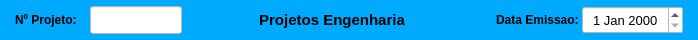
     <widget class="QWidget" name="widget_cabecalho" native="true">
      <property name="sizePolicy">
       <sizepolicy hsizetype="Preferred" vsizetype="Fixed">
        <horstretch>0</horstretch>
        <verstretch>0</verstretch>
       </sizepolicy>
      </property>
      <property name="minimumSize">
       <size>
        <width>0</width>
        <height>40</height>
       </size>
      </property>
      <property name="maximumSize">
       <size>
        <width>16777215</width>
        <height>40</height>
       </size>
      </property>
      <property name="styleSheet">
       <string notr="true">background-color: rgb(0, 170, 255);</string>
      </property>
      <layout class="QHBoxLayout" name="horizontalLayout">
       <property name="spacing">
        <number>0</number>
       </property>
       <property name="leftMargin">
        <number>15</number>
       </property>
       <property name="topMargin">
        <number>6</number>
       </property>
       <property name="rightMargin">
        <number>15</number>
       </property>
       <property name="bottomMargin">
        <number>6</number>
       </property>
       <item>
        <widget class="QLabel" name="label_4">
         <property name="sizePolicy">
          <sizepolicy hsizetype="Preferred" vsizetype="Preferred">
           <horstretch>0</horstretch>
           <verstretch>0</verstretch>
          </sizepolicy>
         </property>
         <property name="minimumSize">
          <size>
           <width>75</width>
           <height>0</height>
          </size>
         </property>
         <property name="maximumSize">
          <size>
           <width>75</width>
           <height>16777215</height>
          </size>
         </property>
         <property name="font">
          <font>
           <pointsize>9</pointsize>
           <weight>75</weight>
           <bold>true</bold>
          </font>
         </property>
         <property name="text">
          <string>Nº Projeto:</string>
         </property>
         <property name="alignment">
          <set>Qt::AlignLeading|Qt::AlignLeft|Qt::AlignVCenter</set>
         </property>
        </widget>
       </item>
       <item>
        <widget class="QLineEdit" name="line_Num_Projeto">
         <property name="sizePolicy">
          <sizepolicy hsizetype="Fixed" vsizetype="Preferred">
           <horstretch>0</horstretch>
           <verstretch>0</verstretch>
          </sizepolicy>
         </property>
         <property name="maximumSize">
          <size>
           <width>92</width>
           <height>16777215</height>
          </size>
         </property>
         <property name="font">
          <font>
           <pointsize>12</pointsize>
          </font>
         </property>
         <property name="styleSheet">
          <string notr="true">background-color: rgb(255, 255, 255);</string>
         </property>
         <property name="inputMask">
          <string/>
         </property>
         <property name="text">
          <string/>
         </property>
         <property name="frame">
          <bool>true</bool>
         </property>
         <property name="echoMode">
          <enum>QLineEdit::Normal</enum>
         </property>
         <property name="alignment">
          <set>Qt::AlignCenter</set>
         </property>
         <property name="dragEnabled">
          <bool>false</bool>
         </property>
         <property name="readOnly">
          <bool>true</bool>
         </property>
         <property name="placeholderText">
          <string/>
         </property>
        </widget>
       </item>
       <item>
        <widget class="QLabel" name="label_13">
         <property name="sizePolicy">
          <sizepolicy hsizetype="Minimum" vsizetype="Preferred">
           <horstretch>0</horstretch>
           <verstretch>0</verstretch>
          </sizepolicy>
         </property>
         <property name="minimumSize">
          <size>
           <width>300</width>
           <height>0</height>
          </size>
         </property>
         <property name="font">
          <font>
           <pointsize>11</pointsize>
           <weight>75</weight>
           <bold>true</bold>
          </font>
         </property>
         <property name="text">
          <string>Projetos Engenharia</string>
         </property>
         <property name="alignment">
          <set>Qt::AlignCenter</set>
         </property>
        </widget>
       </item>
       <item>
        <widget class="QLabel" name="label_11">
         <property name="sizePolicy">
          <sizepolicy hsizetype="Minimum" vsizetype="Preferred">
           <horstretch>0</horstretch>
           <verstretch>0</verstretch>
          </sizepolicy>
         </property>
         <property name="minimumSize">
          <size>
           <width>100</width>
           <height>0</height>
          </size>
         </property>
         <property name="maximumSize">
          <size>
           <width>100</width>
           <height>16777215</height>
          </size>
         </property>
         <property name="font">
          <font>
           <pointsize>9</pointsize>
           <weight>75</weight>
           <bold>true</bold>
          </font>
         </property>
         <property name="text">
          <string>Data Emissao: </string>
         </property>
         <property name="alignment">
          <set>Qt::AlignRight|Qt::AlignTrailing|Qt::AlignVCenter</set>
         </property>
        </widget>
       </item>
       <item>
        <widget class="QDateEdit" name="date_Emissao">
         <property name="sizePolicy">
          <sizepolicy hsizetype="Minimum" vsizetype="Preferred">
           <horstretch>0</horstretch>
           <verstretch>0</verstretch>
          </sizepolicy>
         </property>
         <property name="minimumSize">
          <size>
           <width>101</width>
           <height>0</height>
          </size>
         </property>
         <property name="maximumSize">
          <size>
           <width>101</width>
           <height>16777215</height>
          </size>
         </property>
         <property name="font">
          <font>
           <pointsize>10</pointsize>
          </font>
         </property>
         <property name="styleSheet">
          <string notr="true">background-color: rgb(255, 255, 255);</string>
         </property>
         <property name="alignment">
          <set>Qt::AlignCenter</set>
         </property>
        </widget>
       </item>
      </layout>
     </widget>
